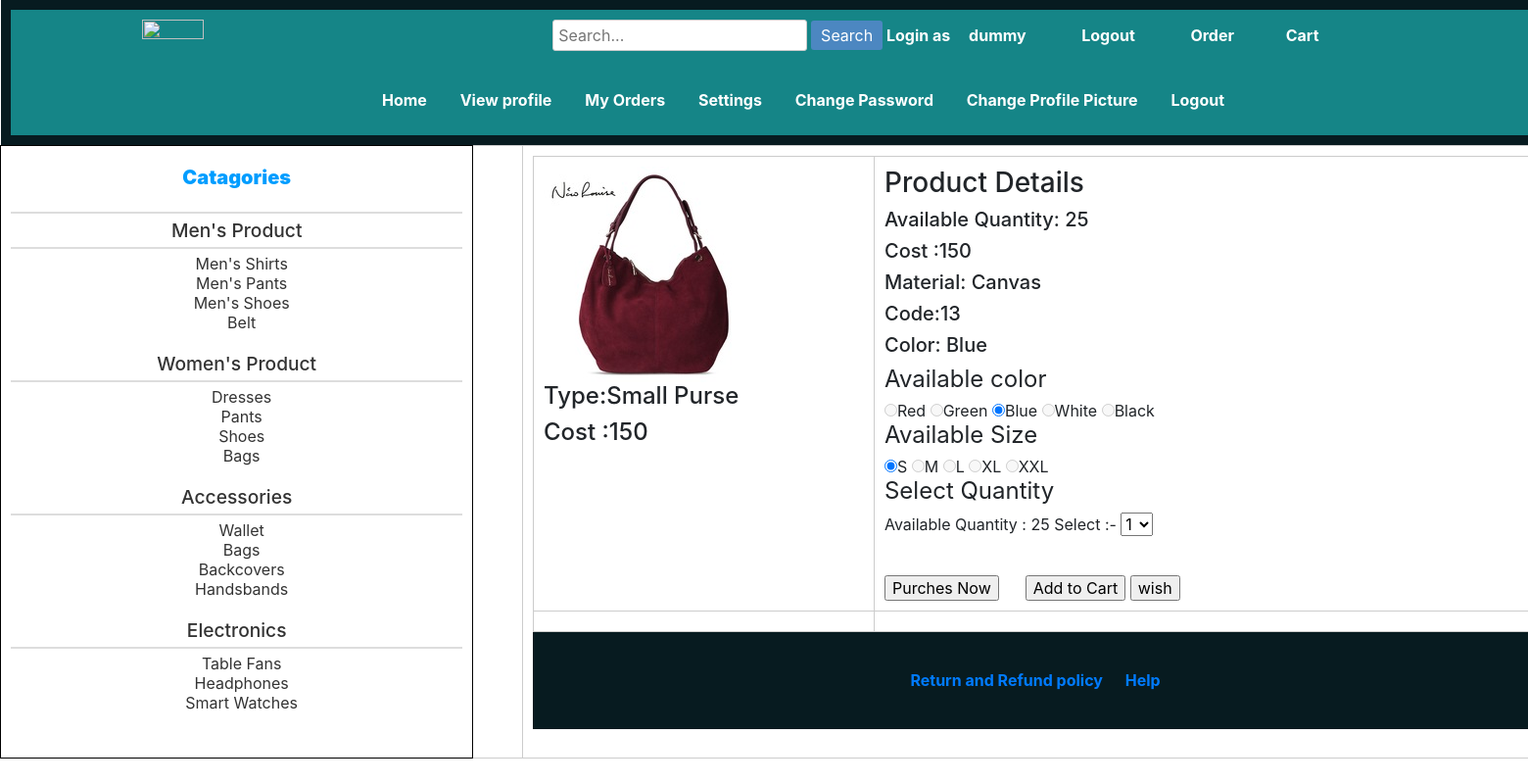
Page /app/user_pages/man product.php?id=13 (signed in) on the committed database.
### tables this page shows
CREATE TABLE `allproducts` (
  `code` varchar(255) NOT NULL,
  `name` varchar(255) NOT NULL,
  `catagory` varchar(255) NOT NULL,
  `subcatagory` varchar(255) NOT NULL,
  `color` varchar(255) NOT NULL,
  `material` varchar(500) NOT NULL,
  `size` varchar(20) NOT NULL,
  `description` varchar(255) NOT NULL,
  `bprice` double NOT NULL,
  `sprice` double NOT NULL,
  `quantity` int(11) NOT NULL,
  `offer` double NOT NULL,
  `pdpic` varchar(500) NOT NULL
);

### data/db.php (called while the page is built, shortened)
<?php
    $host="127.0.0.1";
    $user="root";
    $pass="";
    $dbname="ecommerce";
    $port=3306;
    function executeSQL($sql){
        global $host, $user, $pass, $dbname, $port;
        $link=mysqli_connect($host, $user, $pass, $dbname, $port);
        $result = mysqli_query($link, $sql);
        return $result;
    }
?>

### data/product_access.php (called while the page is built, shortened)
<?php
	if(require_once("db.php")){
	 function getProductById($productId){
        $sql = "SELECT * FROM allproducts WHERE code=$productId";
        $result = executeSQL($sql);
        $productcode = mysqli_fetch_assoc($result);
        return $productcode;
    }
	}
	else{
		echo "Database not found";
	}
?>

### app/user_pages/man product.php (the view, shortened to what this page needs)
<?php include "../../data/product_access.php"; ?>
<?php
    $productId =$_GET['id'];
    $productcode = getProductById($productId);
                           ?>
<html>
<head>
<link rel="stylesheet" href="https://cdn.jsdelivr.net/npm/bootstrap@4.0.0/dist/css/bootstrap.min.css">
<link rel="stylesheet" href="../visitor/CSS/home.css">
</head>
<table align="center" width="1600" >
        <tr>
            <th colspan="4" align="center" width="60%">
                <nav>
                    <a href="home.php"><img src="pictures\eshop_logo.png" align="left" align="top" width="20%"></a>
                    <div class="search-bar">
                        <input type="text" class="search-input" placeholder="Search...">
                        <button class="search-button">Search</button>
                    </div>
                    Login as <a href="../account/profile.php"><?= $_SESSION['user']['name']; ?></a> &nbsp;&nbsp;&nbsp;&nbsp;&nbsp;  <a href="logouthandler.php">Logout</a>  &nbsp;&nbsp;&nbsp;&nbsp;&nbsp;
                    <a href="order.php">Order</a>&nbsp;&nbsp;&nbsp;&nbsp;&nbsp;
                    <a href="cart.php">Cart</a>&nbsp;&nbsp;&nbsp;&nbsp;&nbsp;<br><br><br>
                <div class="sidebar">
                    <ul>
                     <a href="home.php">Home</a></li>
                       <a href="../account/profile.php">View profile</a></li>
                       <a href="order.php">My Orders</a></li>
                        <a href="../account/editprofile.php">Settings</a>
                        <a href="../account/changepass.php">Change Password</a></li>
                        <a href="../account/changepp.php">Change Profile Picture</a></li>
                       <a href="logouthandler.php">Logout</a></li>
                    </ul>
                </div>
                </tr>
    <td class=" categ"  valign="top"  width="8px">
    <label><b class="left-category">Catagories</b></label><br><hr>
        <ul>
        <a class="intro" href="select persons male.php">Men's Product</a><hr>
        <li><a href="spm products.php?pname=Shirt">Men's Shirts</a></li>
        <li><a href="spm products.php?pname=Pant">Men's Pants</a></li>
        <li><a href="spm products.php?pname=Shoe">Men's Shoes</a></li>
        <li><a href="spm products.php?pname=Belt">Belt</a></li><br>
        <a class="intro" href="select persons female.php">Women's Product</a><hr>
        <li><a href="spf products.php?pname=Dress">Dresses</a></li>
        <li><a href="spf products.php?pname=Pant">Pants</a></li>
        <li><a href="spf products.php?pname=Shoe">Shoes</a></li>
        <li><a href="spf products.php?pname=Bags">Bags</a></li><br>
        <a class="intro" href="accessories.php">Accessories</a><hr>
        <li><a href="ack products.php?pname=Wallet">Wallet</a></li>
        <li><a href="ack products.php?pname=Bag">Bags</a></li>
        <li><a href="ack products.php?pname=BackCover">Backcovers</a></li>
        <li><a href="ack products.php?pname=HandBand">Handsbands</a></li><br>
        <a class="intro" href="electronics.php">Electronics</a><hr>
        <li><a href="eck products.php?pname=TableFan">Table Fans</a></li>
        <li><a href="eck products.php?pname=HeadPhone">Headphones</a></li>
        <li><a href="eck products.php?pname=Smart Watch">Smart Watches</a></li><br>
        </ul>
    </td>
    <td></td>
			<td valign="top" width="40%" >
					<table align="left" width="100%" >
					<form method="POST" novalidate>
						<tr>
							<td valign="top" width="30%"  >
								<img src="pictures\<?= $productcode['pdpic'] ?>" align="left" align="top" height="60%" >
								<br><br><br><br><br>
								<h4>Type:<?= $productcode['name'] ?></h4>
								<h4> Cost :<?= $productcode['sprice'] ?></h4>
							</td>
							<td valign="top" width="60%">
								<h3>Product Details </h3>
								<h5>Available Quantity: <?= $productcode['quantity'] ?>  </h5>
								<h5>Cost :<?= $productcode['sprice'] ?>  </h5>
								<h5>Material: <?= $productcode['material'] ?>  </h5>
								<h5>Code:<?= $productcode['code'] ?></h5>
								<h5>Color: <?= $productcode['color'] ?> </h5>
								<fieldset>
									<legend>Available color</legend>
									<input type="radio" name="color"value="Red"<?php if( $productcode['color']=="Red" ):?> checked<?php endif; ?> <?php if( $productcode['color']!="Red" ):?> disabled<?php endif; ?> >Red
									<input type="radio" name="color"value="Green"<?php if($productcode['color']=="Green" ):?> checked<?php endif; ?>  <?php if( $productcode['color']!="Green" ):?> disabled<?php endif; ?> >Green
									<input type="radio" name="color"value="Blue"<?php if($productcode['color']=="Blue") :?> checked<?php endif; ?>  <?php if( $productcode['color']!="Blue" ):?> disabled<?php endif; ?> >Blue
									<input type="radio" name="color"value="White"<?php if( $productcode['color']=="White") :?> checked<?php endif; ?>  <?php if( $productcode['color']!="White" ):?> disabled<?php endif; ?> >White
									<input type="radio" name="color"value="Black"<?php if($productcode['color']=="Black") :?> checked<?php endif; ?>  <?php if( $productcode['color']!="Black" ):?> disabled<?php endif; ?> >Black
								</fieldset>
								<fieldset>
									<legend>Available Size</legend>
									<input type="radio" name="Size"value="S" <?php if( $productcode['size']=="S" ):?> checked<?php endif; ?> <?php if( $productcode['size']!="S" ):?> disabled<?php endif; ?>  >S
									<input type="radio" name="Size"value="M"<?php if( $productcode['size']=="M" ):?> checked<?php endif; ?> <?php if( $productcode['size']!="M" ):?> disabled<?php endif; ?> >M
									<input type="radio" name="Size"value="L" <?php if( $productcode['size']=="L" ):?> checked<?php endif; ?> <?php if( $productcode['size']!="L" ):?> disabled<?php endif; ?> >L
									<input type="radio" name="Size"value="XL" <?php if( $productcode['size']=="XL" ):?> checked<?php endif; ?> <?php if( $productcode['size']!="XL" ):?> disabled<?php endif; ?> >XL
									<input type="radio" name="Size"value="XXL"<?php if( $productcode['size']=="XXL" ):?> checked<?php endif; ?> <?php if( $productcode['size']!="XXL" ):?> disabled<?php endif; ?> >XXL
								</fieldset>
								<fieldset>
                                <legend>Select Quantity</legend>
                                Available Quantity : <?= $productcode['quantity'] ?> Select :-
								    <select name="quantity">
                                        <option value="1">1</option>
					                </select>
								</fieldset>
								<br>
								<br>
								<input type="submit" value="Purches Now" name="purchasenow">&nbsp;&nbsp;&nbsp;&nbsp;&nbsp;
								<input type="submit" value="Add to Cart" name="submit" />
								<input type="submit" name="wishbtn" value="wish" />
							</td>
						</tr>
						<tr>
						    <td>
						    </td>
						    <td>
			</td>
			<tr height="100">
				<th colspan="2">
					<a href="aboutus.php">Return and Refund policy</a>&nbsp;&nbsp;&nbsp;&nbsp;&nbsp;
					<a href="help.php">Help</a>&nbsp;&nbsp;&nbsp;&nbsp;&nbsp;
				</th>
			</tr>
	</table>
</html>

### app/visitor/CSS/home.css (style rules this page uses)
nav { background-color: rgb(21, 133, 135); padding: 10px; text-align: center; }
nav a { color: white; text-decoration: none; padding: 10px; margin: 0 5px; }
nav img { max-width: 100%; height: auto; }
.search-bar { display: inline-block; }
.search-input { padding: 5px; border: 1px solid #ccc; border-radius: 3px; }
.search-button { padding: 5px 10px; background-color: #4c87c1; color: white; border: none; border-radius: 3px; cursor: pointer; }
th { background-color: #071b20; color: white; padding: 10px; text-align: center; }
td { border: 1px solid #ccc; padding: 10px; }
.categ { text-align: center; padding: 10px; border-radius: 5px; width: 200px; height: 100px; border: 1px solid black; padding: 10px; margin: 10px; }
.categ label { font-size: 20px; font-weight: bold; color: #009dff; padding: 10px; }
.categ ul { list-style-type: none; padding: 0; }
.categ a { text-decoration: none; color: #333; }
.intro { text-decoration: none; color: #333; font-size: larger; font-weight: 500; }
.categ hr { margin: 5px 0; border: 0.5px solid #ddd; }
.categ li { margin-left: 10px; }

### rows in the picture
allproducts: pdpic (picture), name "Small Purse", sprice "150", quantity "25", material "Canvas", code "13", color "Blue", color "☑", size "☑"

### other values in the picture
$_SESSION['user']['name'] "dummy"
